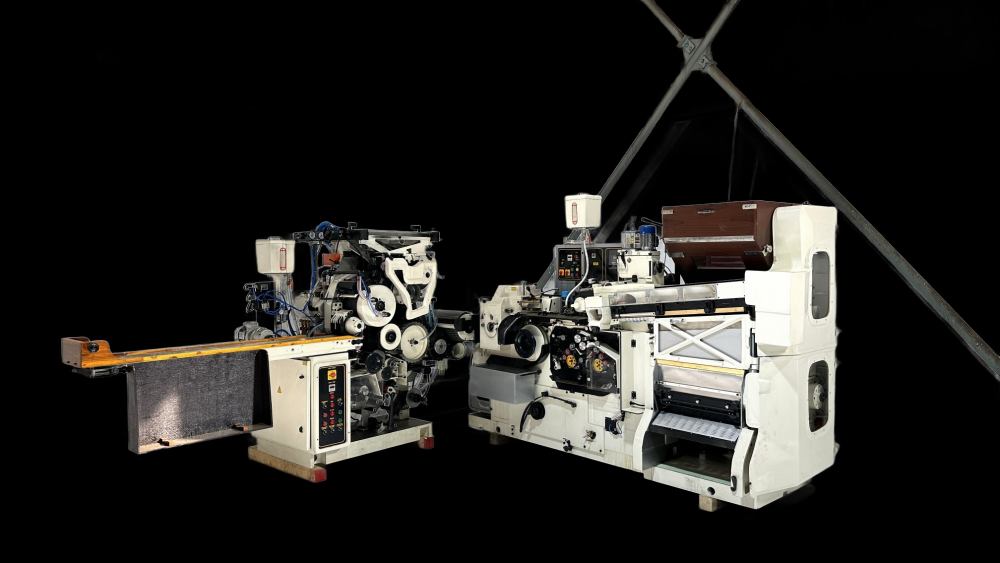
#> input picture machine-reel/layers/machine_wide_cut.png, 2000 x 1125 px (shown at 1/2 size)
$ python studio.py layers/machine_wide_cut.png
#> lines starting #> are read from the running program, lines starting #| are printed output that depends on the picture; after the words box and inside, x2 and y2 are one past the last pixel; in counts of white or black regions, pixels touching at a corner belong together
#!/usr/bin/env python3
"""Studio-style exploded view made directly from one machine photo (landscape 1920x1080).
Parts are cut from the photo (studio_parts.json), lift out, get labelled, the camera visits
both units, then everything reassembles.   python3 studio.py [--still 4.5 7 ...]"""
import json, math, os, subprocess, sys
import cv2, numpy as np
from PIL import Image, ImageDraw, ImageFont
R = os.path.dirname(os.path.abspath(__file__))
W, H, FPS = 1920, 1080, 30
TOTAL = 14.6
S0 = 0.80                                         # screen px per photo px at zoom 1
FD = "/usr/share/fonts/opentype/inter/"
TEAL = np.array([190, 170, 40], np.float32)       # BGR
# ---- timing
T_EXP, EXP_DUR, EXP_STAG = 1.6, 1.5, 0.085
T_LAB_OUT = 11.2
T_RE, RE_DUR, RE_STAG = 11.5, 1.3, 0.035
# camera keys: (time, centre x, centre y, zoom) in photo pixels
CAM = [(0, 900, 690, 1.22), (1.6, 900, 690, 1.15), (4.2, 975, 650, 1.0), (5.3, 975, 650, 1.0),
       (6.3, 500, 340, 1.5), (7.1, 520, 345, 1.54),          # close-up: left unit parts
       (8.1, 1500, 330, 1.5), (8.9, 1520, 335, 1.54),        # close-up: right unit top parts
       (9.9, 1200, 1010, 1.5), (10.7, 1220, 1005, 1.54),     # close-up: lower parts
       (11.8, 975, 650, 1.0), (13.6, 900, 690, 1.12), (14.6, 900, 690, 1.16)]

clamp = lambda v, a=0.0, b=1.0: max(a, min(b, v))
def sstep(a, b, v):
    v = clamp((v - a) / (b - a)); return v * v * (3 - 2 * v)
def io(v):
    v = clamp(v); return 4 * v ** 3 if v < .5 else 1 - (-2 * v + 2) ** 3 / 2
def out_back(v, s=0.8):
    v = clamp(v) - 1; return 1 + v * v * ((s + 1) * v + s)
# [6 lines left out: function camera, not called in this run]
def premult(rgba):
    a = rgba[..., 3:4].astype(np.float32) / 255
    return np.dstack([rgba[..., :3].astype(np.float32) * a, a])
# [33 lines left out: functions comp, draw_sprite, pill, text_layer, not called in this run]

def load():
    A = {}
    cut = cv2.imread(f"{R}/layers/machine_wide_cut.png", cv2.IMREAD_UNCHANGED); a = cut[..., 3]
#> in load, cut is the input picture: shape (1125, 2000, 4); mean B, G, R, A 32.3, 35, 36, 68.2
#> after `a = cut[..., 3]`:
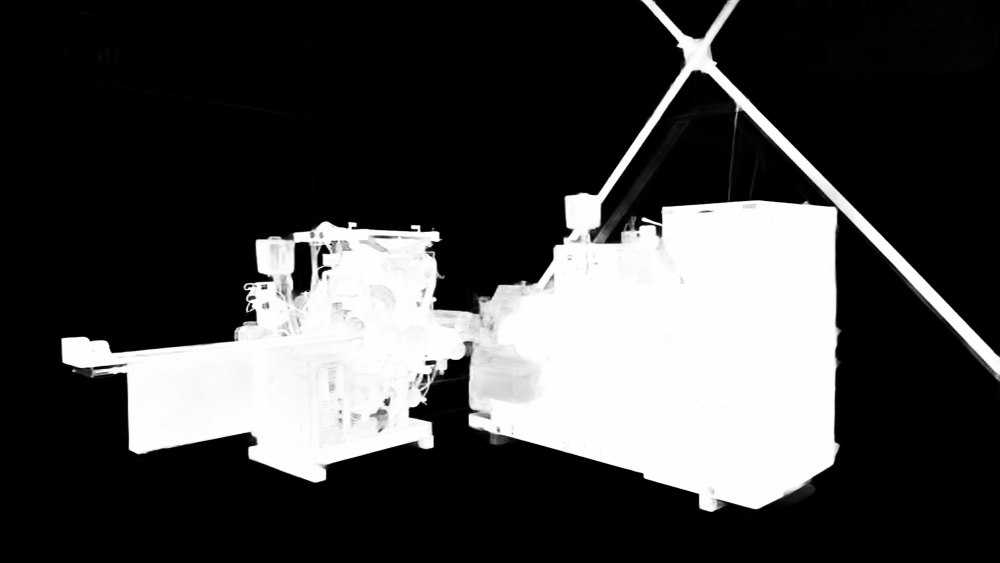
#> a: shape (1125, 2000) (shown at 1/2 size); min 0, max 255, mean 68.2
    yy, xx = np.mgrid[0:cut.shape[0], 0:cut.shape[1]]
    a[((yy < 396) & (xx > 1204)) | (xx > 1684) | (yy < 380)] = 0                 # building's steel brace
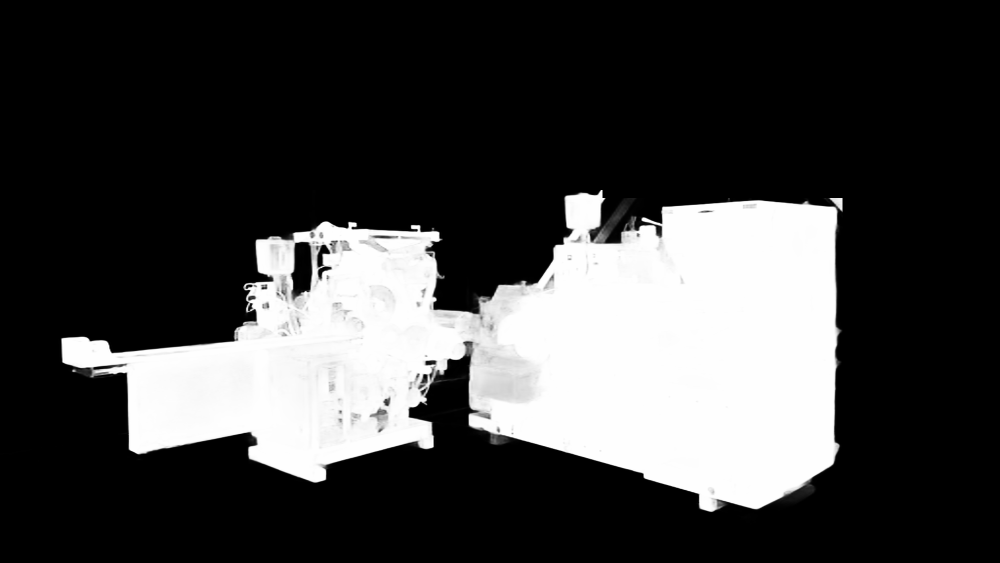
#> a: shape (1125, 2000) (shown at 1/2 size); 6.55% of pixels changed, all inside (x1, y1, x2, y2) = (0, 0, 2000, 1125)
    a[470:566, 1086:1109] = 0
#> a: shape (1125, 2000); 0.05% of pixels changed, all inside (x1, y1, x2, y2) = (1086, 490, 1109, 566)
    mach = premult(cut); A["mach"] = mach; PH, PW = mach.shape[:2]
#> in premult, `return np.dstack([rgba[..., :3].astype(np.float32) * a, a])`:
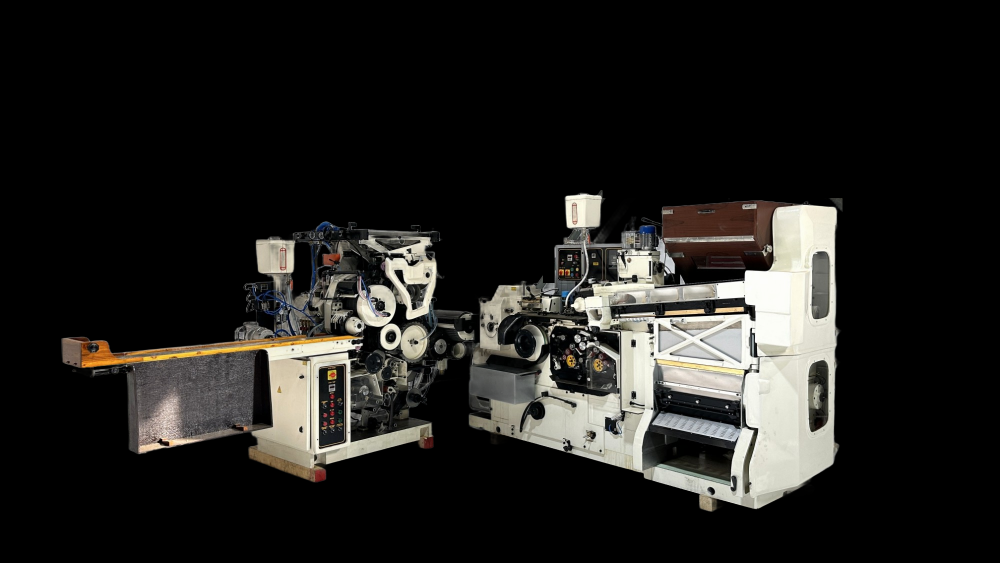
#> returned value: shape (1125, 2000, 4) float32 (shown at 1/2 size); mean of channels 0, 1, 2, 3 30.2, 32.7, 33.7, 0.3; drawn as B, G, R
#> after `mach = premult(cut)`:
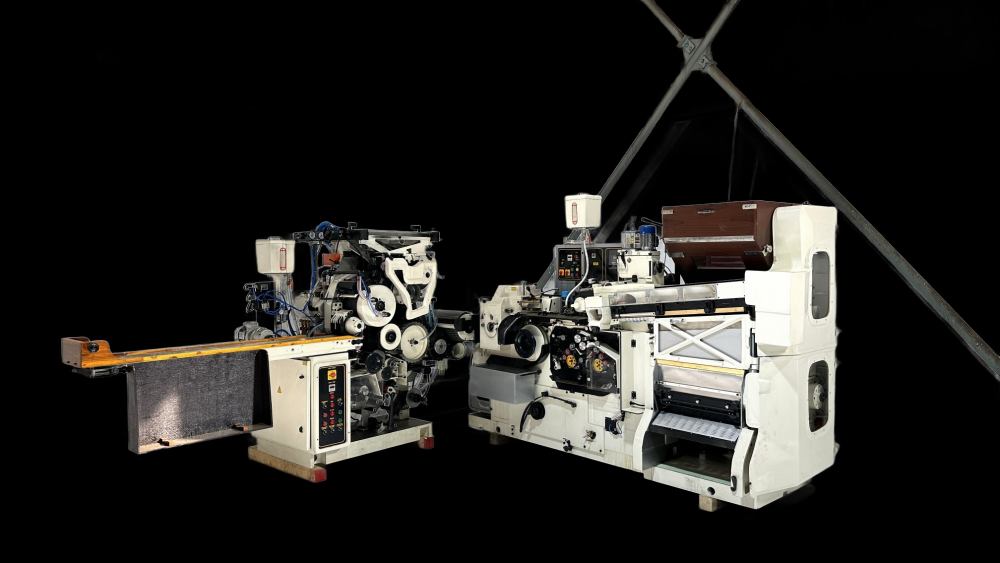
#> cut: shape (1125, 2000, 4) (shown at 1/2 size); 6.6% of pixels changed, all inside (x1, y1, x2, y2) = (0, 0, 2000, 1125)
#> after `PH, PW = mach.shape[:2]`: PH = 1125; PW = 2000
    # soft floor shadow under both units
    sh = np.zeros((PH, PW), np.float32)
    for (cx, cy, rx, ry) in ((690, 935, 250, 34), (400, 905, 170, 16), (1310, 1005, 400, 42)):
        cv2.ellipse(sh, (cx, cy), (rx, ry), 0, 0, 360, 1.0, -1)
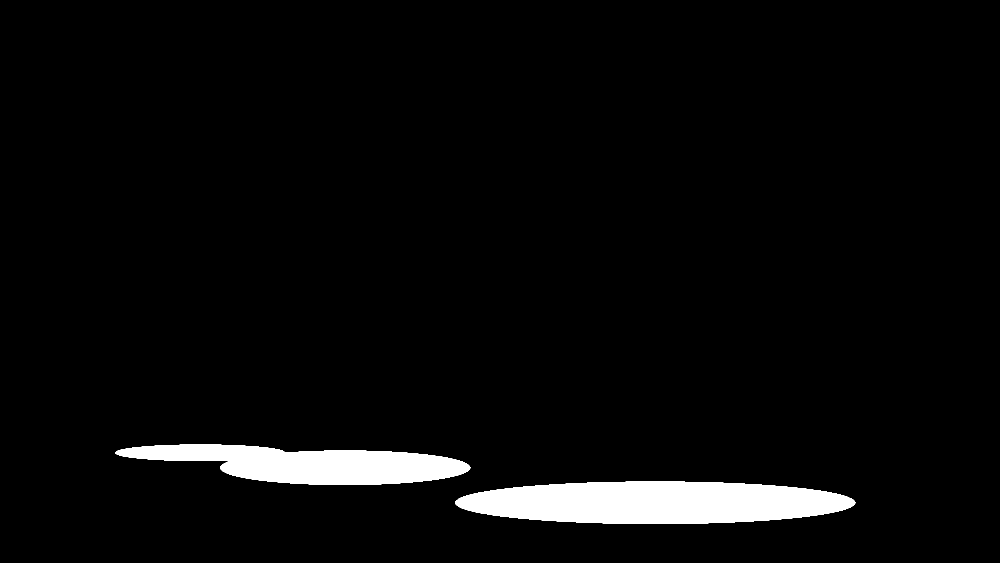
#> sh: shape (1125, 2000) float32 (shown at 1/2 size); values 0 (black) and 1 (white), 4% white; 2 white regions, box (x1, y1, x2, y2) and area: (910, 963, 1711, 1048) 53541, (230, 889, 941, 970) 35506
    A["shadow"] = cv2.GaussianBlur(sh, (0, 0), 26) * 0.42
#> (the run stopped early here; a loop or call above may not have finished)

$ run again, with machine-reel/layers/machine_front_cut.png copied over machine-reel/layers/machine_wide_cut.png
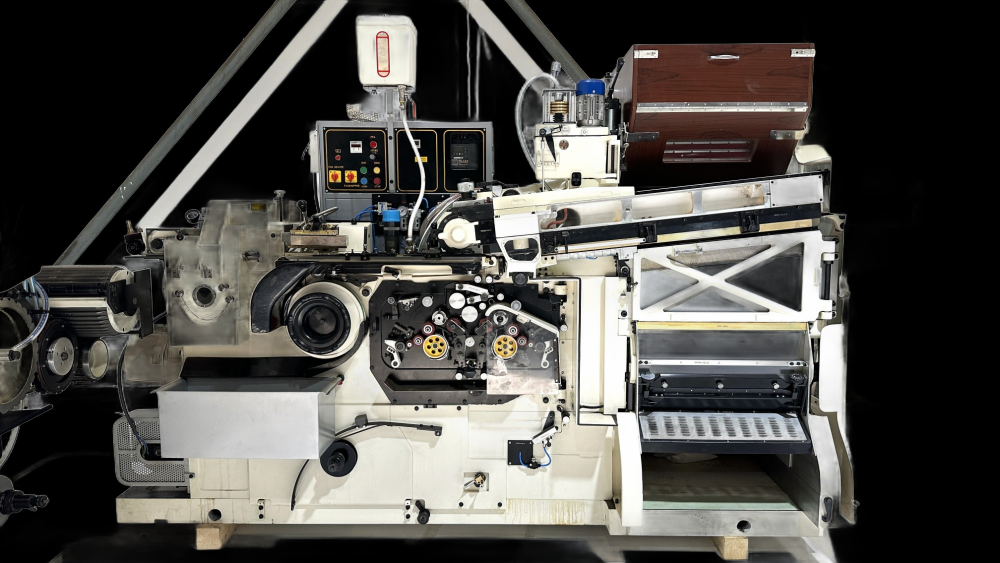
#> input picture machine-reel/layers/machine_front_cut.png, 2000 x 1125 px (shown at 1/2 size)
#> in load, cut is the input picture: shape (1125, 2000, 4); mean B, G, R, A 72.8, 76.6, 78.3, 140.5
#> in load, `a[470:566, 1086:1109] = 0`:
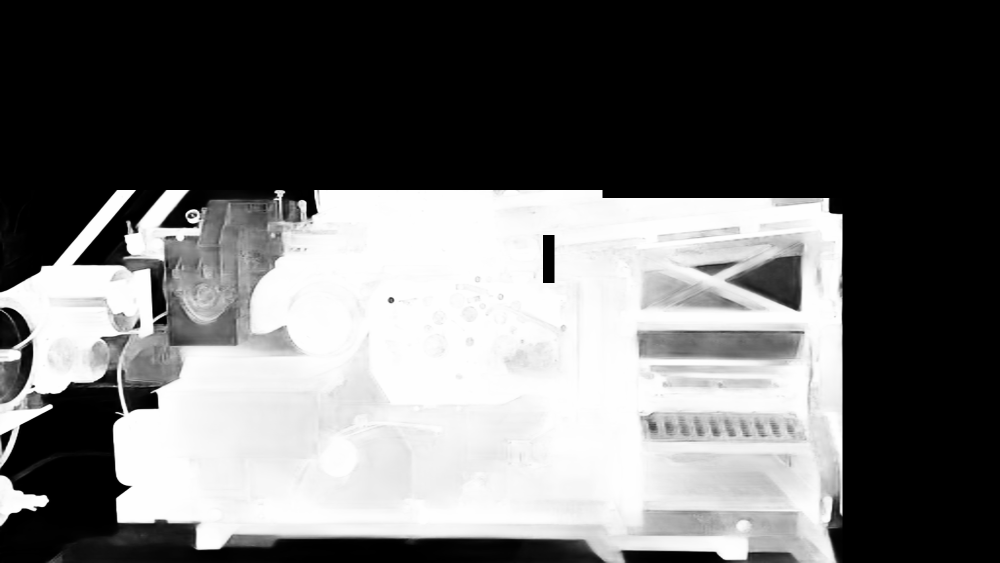
#> a: shape (1125, 2000) (shown at 1/2 size); min 0, max 255, mean 108
#> in load, `mach = premult(cut)`:
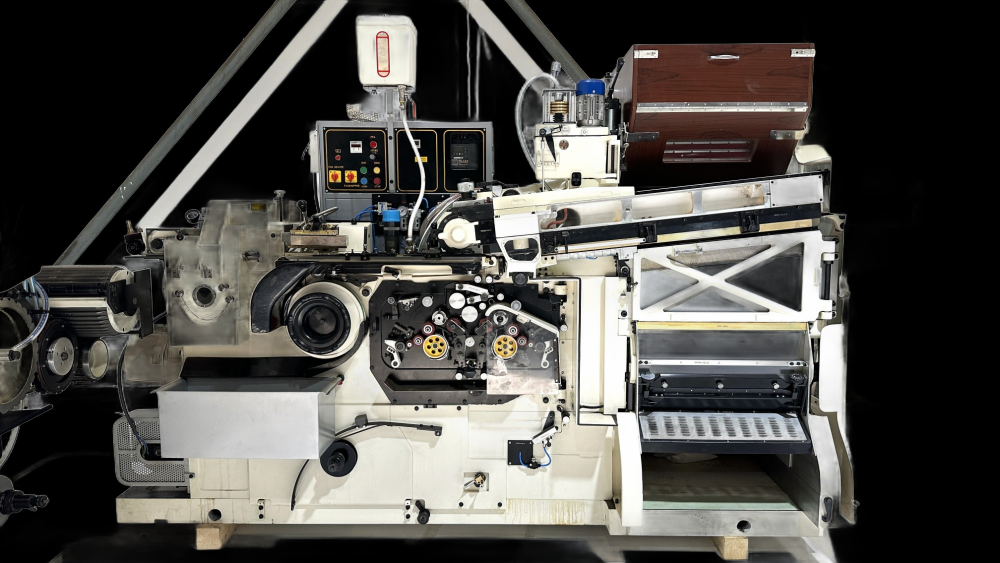
#> cut: shape (1125, 2000, 4) (shown at 1/2 size); 17.69% of pixels changed, all inside (x1, y1, x2, y2) = (0, 0, 2000, 1125)
